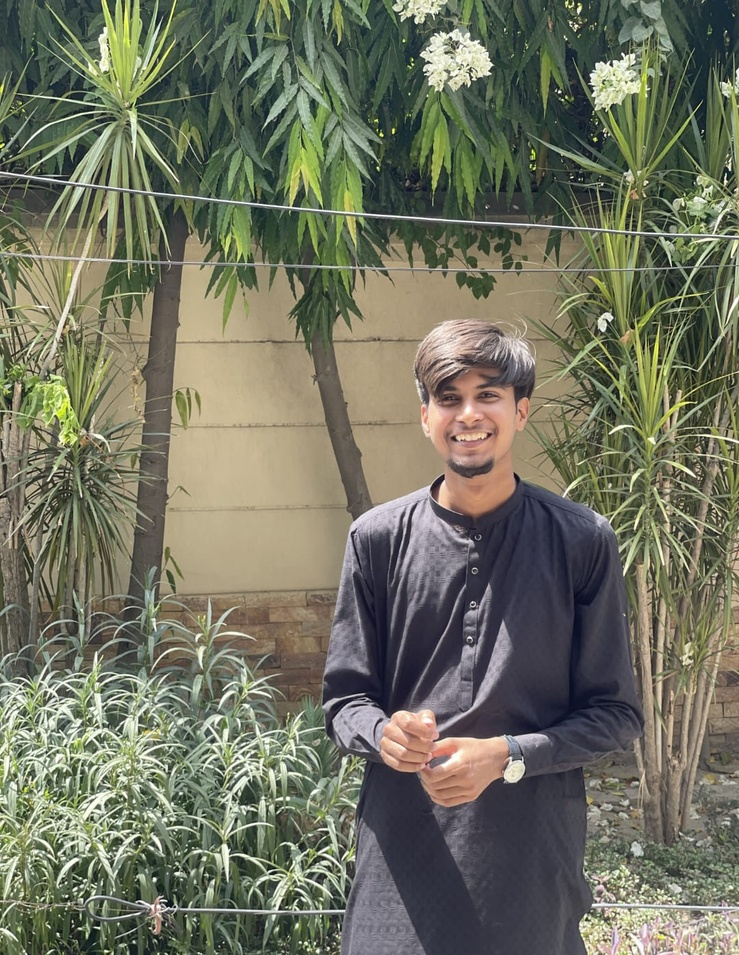
#> input picture pic.jpg, 739 x 955 px, shrunk from 1080 x 1395 before the run
$ python canny_vs_pipeline_canny.py
#> lines starting #> are read from the running program, lines starting #| are printed output that depends on the picture
import cv2 as cv
import numpy as np
import matplotlib.pyplot as plt

img=cv.imread('pic.jpg')
#> img is the input picture: shape (955, 739, 3); mean B, G, R 96.1, 114.2, 112.3

rgb=cv.cvtColor(img,cv.COLOR_BGR2RGB)

gray=cv.cvtColor(img,cv.COLOR_BGR2GRAY)

guassian=cv.GaussianBlur(gray,(11,11),0)
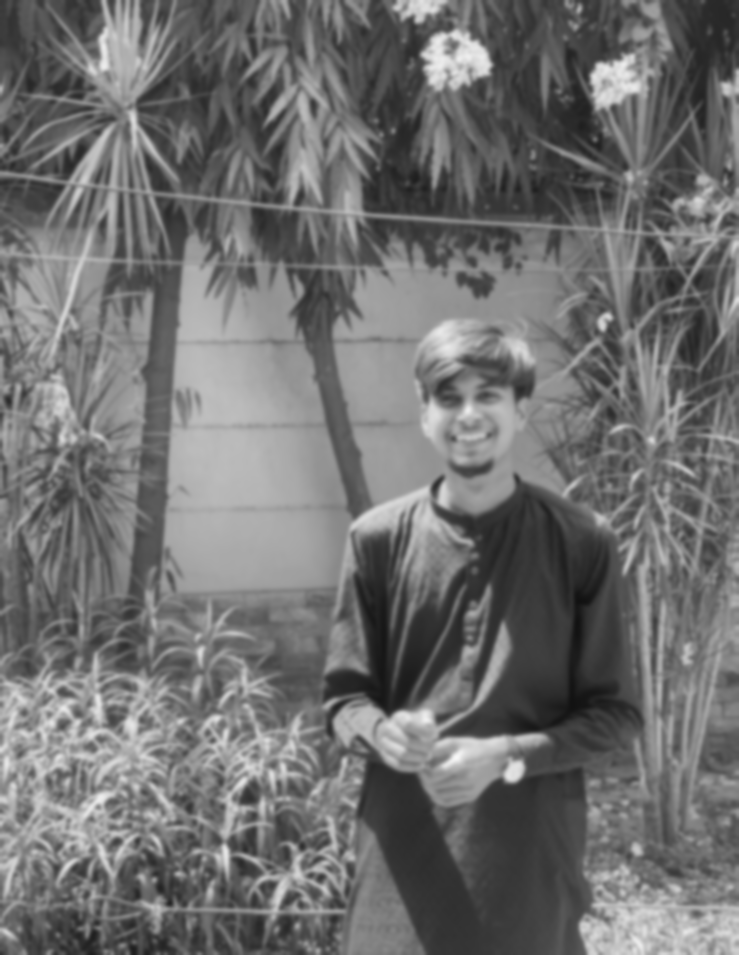
#> guassian: shape (955, 739); min 17, max 248, mean 111.6

gx=cv.Sobel(guassian,cv.CV_64F,1,0,3)
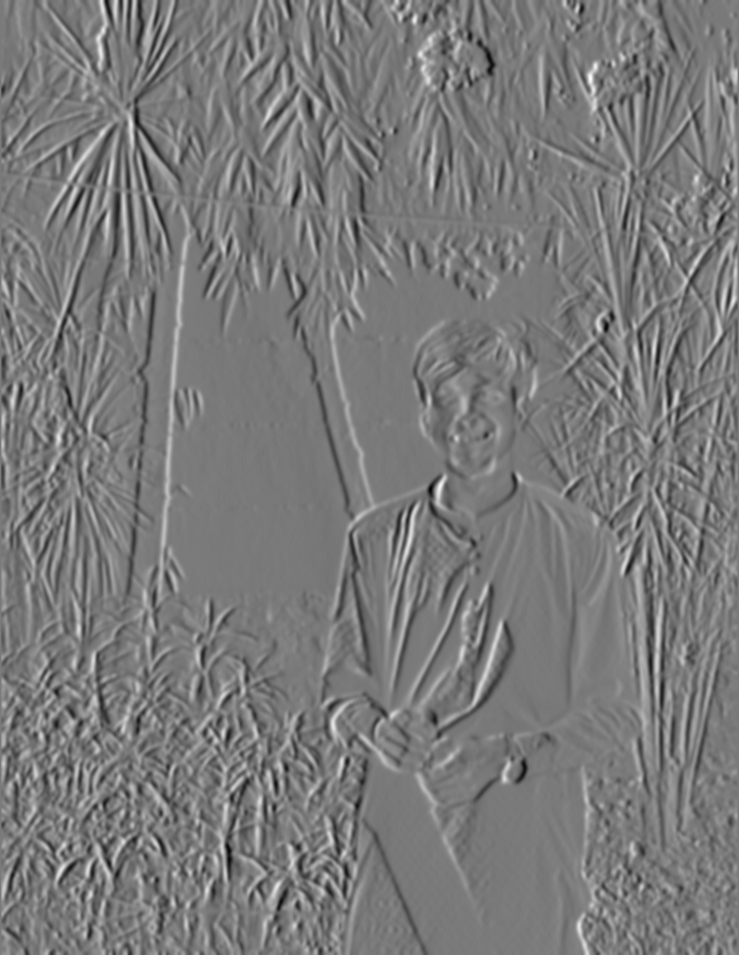
#> gx: shape (955, 739) float64; min -247, max 268, mean 0.1; drawn with min black and max white
gy=cv.Sobel(guassian,cv.CV_64F,0,1,3)
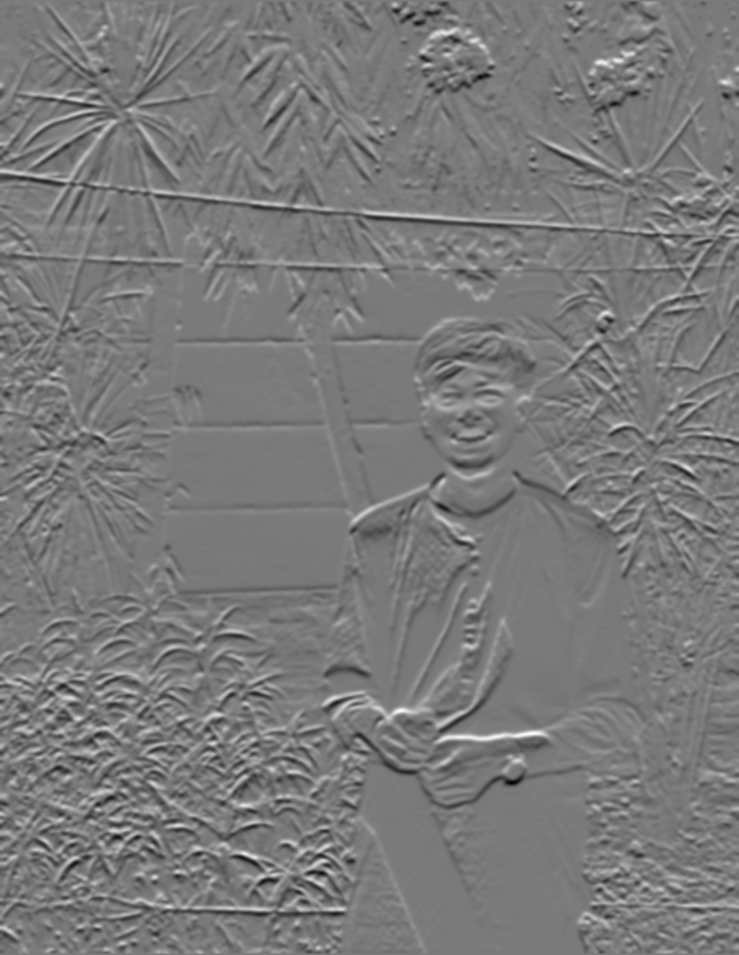
#> gy: shape (955, 739) float64; min -252, max 274, mean 0.1; drawn with min black and max white

magnitude=cv.magnitude(gx,gy)
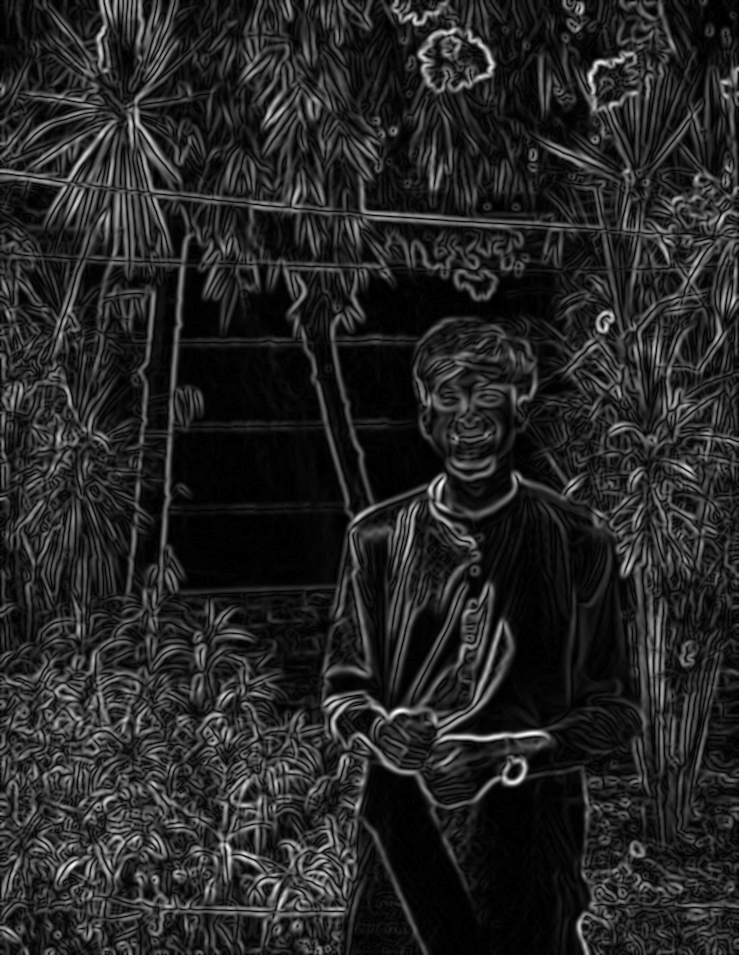
#> magnitude: shape (955, 739) float64; min 0, max 277.9, mean 41.5; drawn with min black and max white

directions=cv.phase(gx,gy,True)
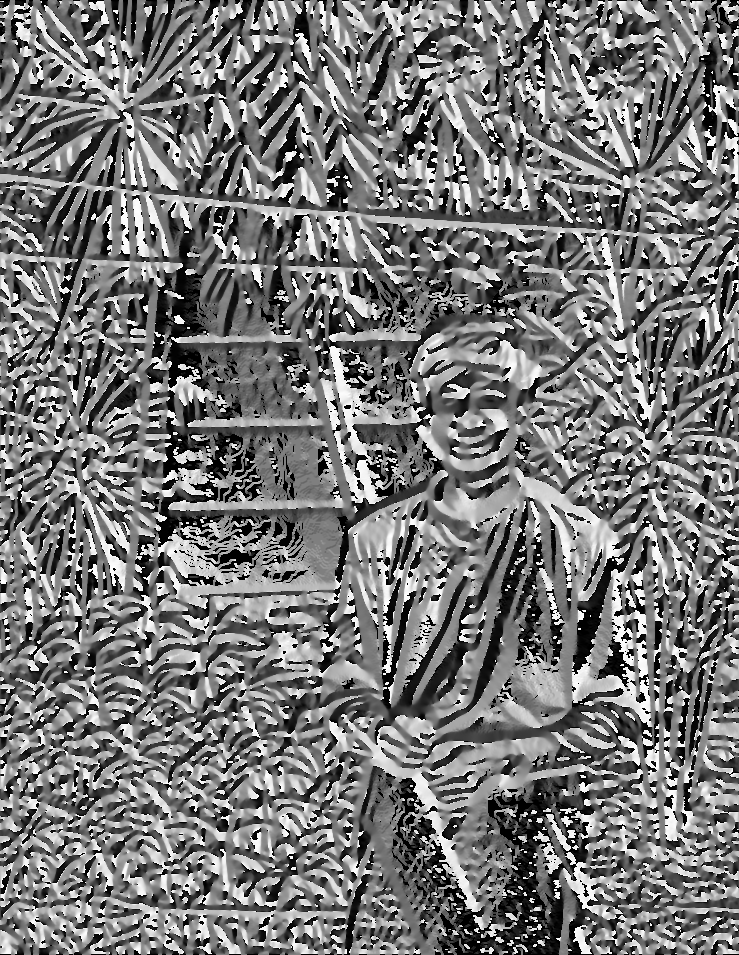
#> directions: shape (955, 739) float64; min 0, max 6.28, mean 2.97; drawn with min black and max white

canny_edges=cv.Canny(gray,100,200)
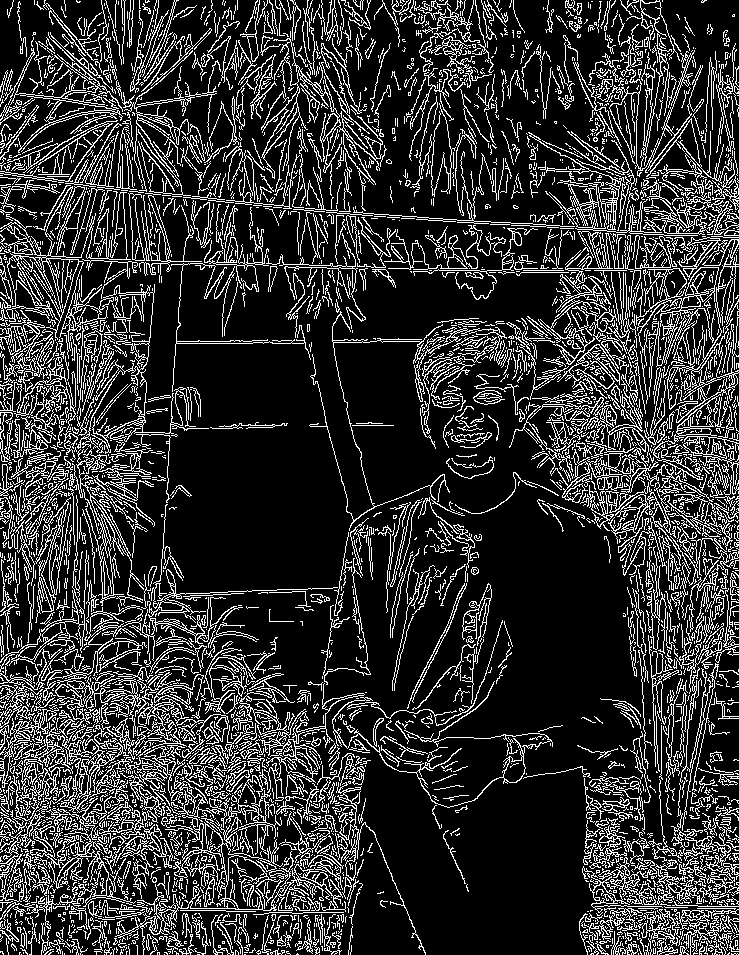
#> canny_edges: shape (955, 739); 19.4% white in thin lines or dots


plt.figure(figsize=(30,30))
plt.subplot(1,7,1)
plt.imshow(rgb)
plt.title('Original Image')
plt.axis('off')

plt.subplot(1,7,2)
plt.imshow(gray,cmap='gray')
plt.title('Gray Scale Image')
plt.axis('off')

plt.subplot(1,7,3)
plt.imshow(gx,cmap='gray')
plt.title('Horizontal Edges')
plt.axis('off')

plt.subplot(1,7,4)
plt.imshow(gy,cmap='gray')
plt.title('Vertical Edges')
plt.axis('off')

plt.subplot(1,7,5)
plt.imshow(magnitude,cmap='gray')
plt.title('Magnitude')
plt.axis('off')

plt.subplot(1,7,6)
plt.imshow(directions,cmap='gray')
plt.title('Direction of Edges')
plt.axis('off')

plt.subplot(1,7,7)
plt.imshow(canny_edges,cmap='gray')
plt.title('Canny Edges')
plt.axis('off')

plt.show()
